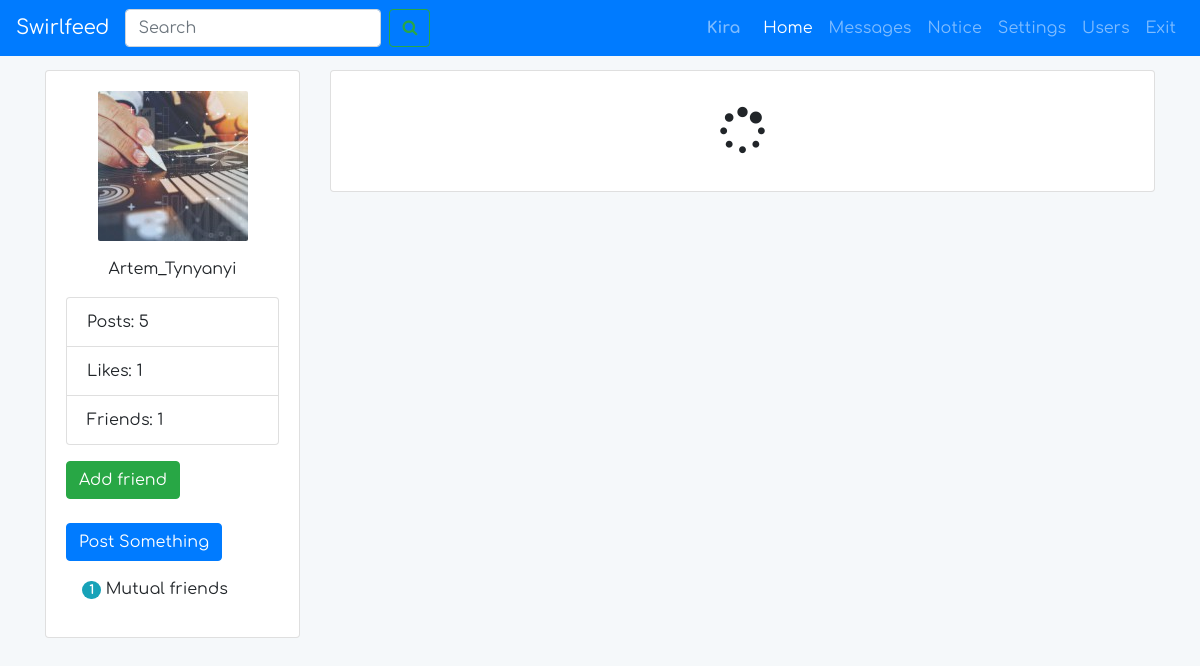
The page /id1651861240 (signed in) on the database as committed earlier.
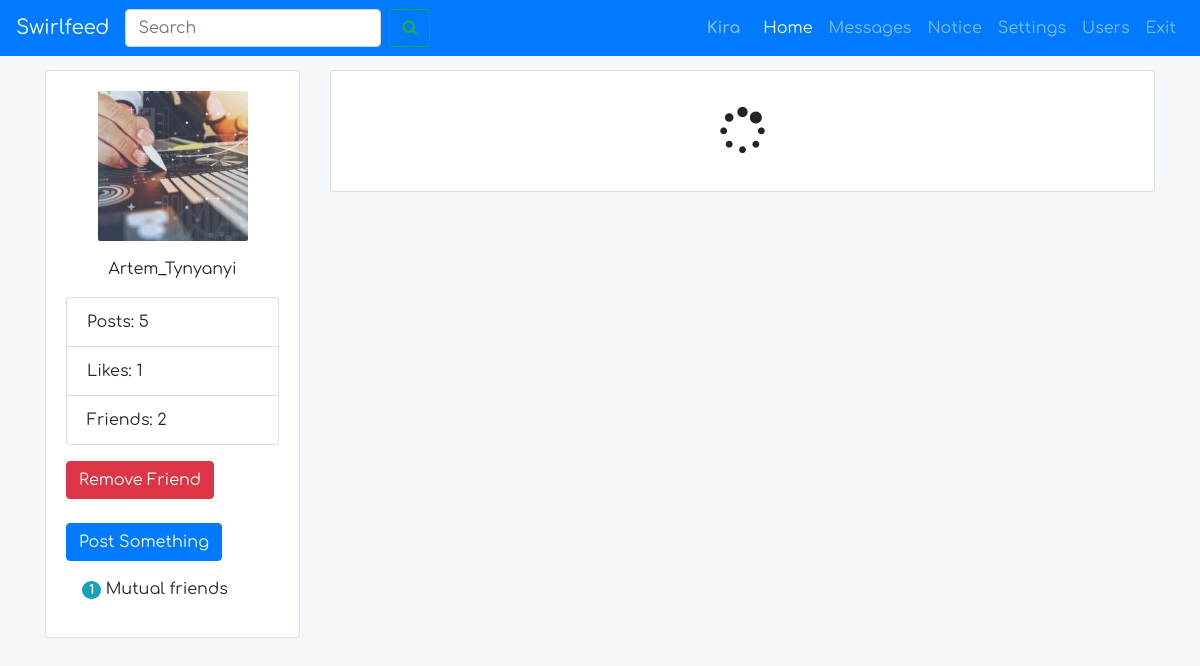
The same page on the database as committed later.
### tables this page shows
CREATE TABLE `users` (
  `id` int(11) UNSIGNED NOT NULL,
  `unique_id` varchar(255) NOT NULL,
  `first_name` varchar(25) NOT NULL,
  `last_name` varchar(25) NOT NULL,
  `username` varchar(100) NOT NULL,
  `email` varchar(100) NOT NULL,
  `password` varchar(255) NOT NULL,
  `signup_date` date NOT NULL,
  `profile_pic` varchar(255) NOT NULL,
  `num_posts` int(11) NOT NULL,
  `num_likes` int(11) NOT NULL,
  `user_closed` varchar(3) NOT NULL,
  `friend_array` text NOT NULL
);

### classes/DB.php (called while the page is built)
<?php
class DB {
  private static function connect()
  {
    $pdo = new PDO('mysql:host=localhost;dbname=SocialNetworkFB;charset=utf8', 'root', '');
    $pdo->setAttribute(PDO::ATTR_ERRMODE, PDO::ERRMODE_EXCEPTION);
    return $pdo;
  }
  public static function query($query, $params = [])
  {
    $statement = self::connect()->prepare($query);
    $statement->execute($params);
    if (explode(' ', $query)[0] == 'SELECT') {
      $data = $statement->fetchAll(PDO::FETCH_ASSOC);
      return $data;
    }
  }
}

### classes/User.php (called while the page is built, shortened)
<?php
class User
{
  private $user;
  public function __construct($user)
  {
    $this->user = DB::query('SELECT * FROM users WHERE id=:userid', [':userid' => $user])[0];
  }
  public function isFriend($userIdToCheck)
  {
   $userIdComma = ',' . $userIdToCheck . ',';
   if ((strstr($this->user['friend_array'], $userIdComma) || $userIdToCheck == $this->user['id'])) {
     return true;
   } else {
     return false;
   }
  }
   public function didReceiveRequest($userFrom)
  {
    $userTo = $this->user['id'];
    $result = DB::query("SELECT * FROM friend_request WHERE user_to = ? AND user_from = ? ", [$userTo, $userFrom]);
    if (count($result) > 0) {
      return true;
    } else {
      return false;
    }
  }
    public function didSendRequest($userTo)
    {
      $userFrom = $this->user['id'];
      $result = DB::query("SELECT * FROM friend_request WHERE user_to = ? AND user_from = ? ", [$userTo, $userFrom]);
      if (count($result) > 0) {
        return true;
      } else {
        return false;
      }
    }
}

### profile.php (the view, shortened to what the changed rows need)
<?php
require __DIR__ . '/includes/header.php';
if (isset($_GET['profile_uniqueid'])) {
  $uniqueId = $_GET['profile_uniqueid'];
  $userObj = DB::query('SELECT * FROM users WHERE unique_id = ?', [$uniqueId])[0];
  $numFriends = (substr_count($user['friend_array'], ',')) - 1;
}
?>
  <section class="user-details">
    <div class="container">
      <div class="row">
        <div class="col-md-3">
          <div class="card">
            <div class="card-body">
              <ul class="list-group mb-3">
                <li class="list-group-item">Posts: <?php echo $userObj['num_posts']; ?></li>
                <li class="list-group-item">Likes: <?php echo $userObj['num_likes']; ?></li>
                <li class="list-group-item">Friends: <?php echo $numFriends; ?></li>
              </ul>
              <div>
                <form action="<?php echo $uniqueId?>" method="post">
                  <?php
                  $profileUser = new User($userObj['id']);
                  $loggedInUser = new User($_SESSION['user_id']);
                  if ($userUniqueId != $uniqueId) {
                    if ($loggedInUser->isFriend($userObj['id'])) {
                      echo '<input type="submit" name="remove_friend" class="btn btn-danger" value="Remove Friend"><br><br>';
                    } else if ($loggedInUser->didReceiveRequest($userObj['id'])) {
                      echo '<input type="submit" name="respond_request" class="btn btn-warning" value="Respond to request"><br><br>';
                    } else if ($loggedInUser->didSendRequest($userObj['id'])) {
                      echo '<input type="submit" name="" class="btn btn-primary" value="Respond Sent"><br><br>';
                    } else {
                      echo '<input type="submit" name="add_friend" class="btn btn-success" value="Add friend"><br><br>';
                    }
                  }
                  ?>
                </form>
              </div>
            </div>
          </div>
        </div>
      </div>
    </div>
  </section>
<?php
require __DIR__ . '/includes/footer-profile.php';
?>

### includes/header.php (shortened to what the changed rows need)
<?php
if (isset($_SESSION['username'])) {
  $userUniqueId = $_SESSION['unique_id'];
  $userEmail = $_SESSION['log_email'];
  $user = DB::query('SELECT * FROM users WHERE email=:email', [':email' => $userEmail])[0];
} else {
  header("Location: /register.php");
}
?><!doctype html>
<html lang="en">
<head>
  <link rel="stylesheet" href="/assets/css/bootstrap.css">
  <link rel="stylesheet" href="/assets/css/fontAweasome.css">
  <link rel="stylesheet" href="/assets/css/fonts.css">
  <link rel="stylesheet" href="/assets/css/style.css">
  <link rel="stylesheet" href="/assets/css/jquery.Jcrop.css">
</head>
<body>
<header>
  <nav class="navbar navbar-expand-lg navbar-dark bg-primary fixed-top">
    <div class="collapse navbar-collapse" id="navbarSupportedContent">
      <div class="userName">
        <a href="<?php echo $user['unique_id']; ?>"><?php echo $user['first_name']; ?></a>
      </div>
    </div>
  </nav>
</header>

Rows that differ between the two databases and show on the page:
changed users "Kira": friend_array "1" → "2"
Other text that changed with them:
form field remove_friend: (not shown) → "Remove Friend"
form field add_friend: "Add friend" → (not shown)
